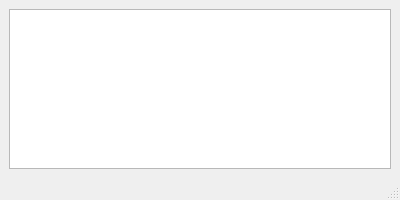
<?xml version="1.0" encoding="UTF-8"?>
<ui version="4.0">
 <class>MainWindow</class>
 <widget class="QMainWindow" name="MainWindow">
  <property name="geometry">
   <rect>
    <x>0</x>
    <y>0</y>
    <width>400</width>
    <height>200</height>
   </rect>
  </property>
  <property name="windowTitle">
   <string>dxfviewer</string>
  </property>
  <widget class="QWidget" name="centralwidget">
   <layout class="QVBoxLayout" name="verticalLayout">
    <item>
     <widget class="QGraphicsView" name="graphicsView"/>
    </item>
   </layout>
  </widget>
  <widget class="QMenuBar" name="menubar">
   <property name="geometry">
    <rect>
     <x>0</x>
     <y>0</y>
     <width>400</width>
     <height>23</height>
    </rect>
   </property>
  </widget>
  <widget class="QStatusBar" name="statusbar"/>
 </widget>
 <resources/>
 <connections/>
</ui>
